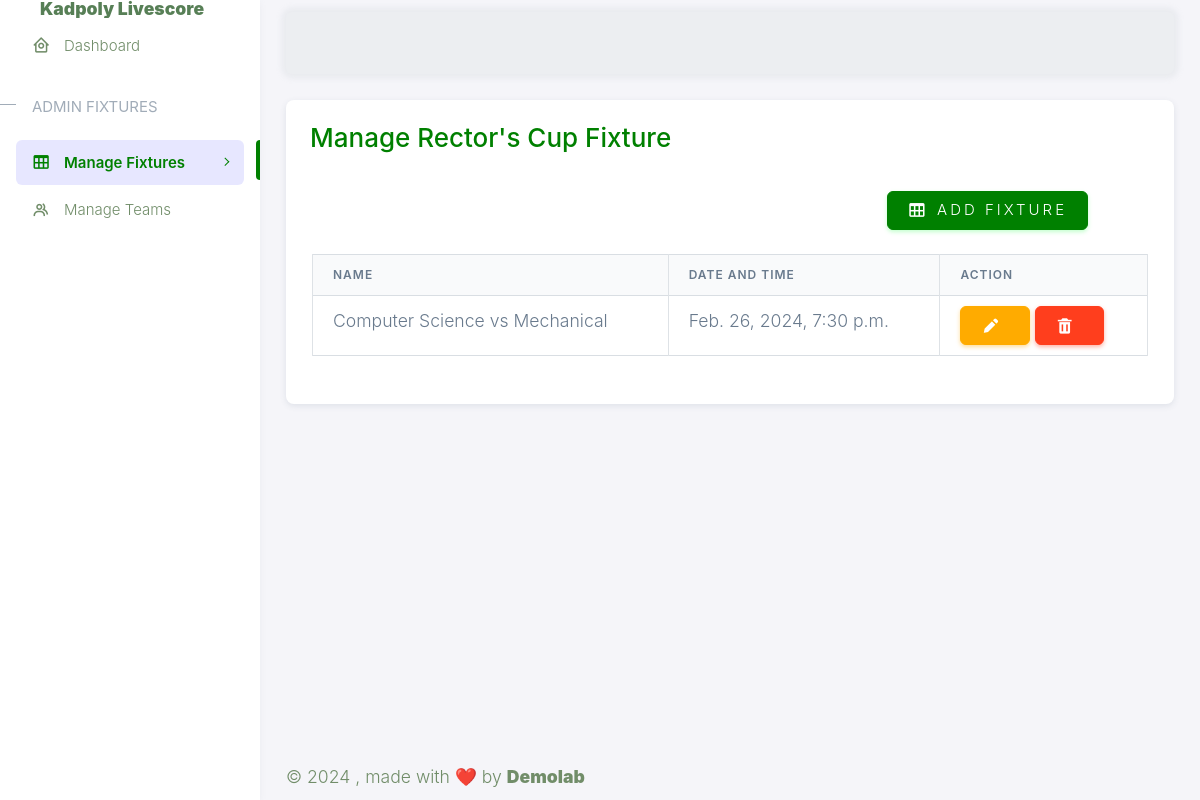
/fixtures/rector-cup/ (signed in), run on the app's committed database.
### scores_fixtures/models.py (models this page shows, shortened)
class Fixture(models.Model):
    tournament = models.ForeignKey(Tournament, on_delete=models.CASCADE)
    home_team = models.ForeignKey(Team, related_name='home_team', on_delete=models.CASCADE)
    away_team = models.ForeignKey(Team, related_name='away_team', on_delete=models.CASCADE)
    match_date_time = models.DateTimeField()

### tournament/models.py (models this page shows, shortened)
class Team(models.Model):
    team_id = models.UUIDField(default=uuid.uuid4, primary_key=True, unique=True)
    deptName = models.OneToOneField(Department, on_delete=models.CASCADE)
    coach = models.CharField(max_length=30)
    tournaments = models.ManyToManyField(Tournament, related_name='tournaments', blank=True)
    def __str__(self):
        return self.deptName.deptName

class Department(models.Model):
    deptName = models.CharField(max_length=50, unique=True)

### scores_fixtures/views.py (the view, shortened to what this page needs)
# urls.py: path('fixtures/<str:template_name>/', FixturesView.as_view(), name='fixtures'),
class FixturesView(LoginRequiredMixin, SuccessMessageMixin, TemplateView, ListView, FormView):
    login_url = "auth:login"
    model = Fixture
    context_object_name = "rector"
    template_name = "scores_fixtures/rector_fixtures.html"
    object_list = Fixture.objects.all()
    success_message = "Fixtures Added"
    form_class = FixturesForm
    def get_template_names(self):
        template_name = self.kwargs.get('template_name')
        if template_name == 'rector-cup':
            return ["scores_fixtures/rector_fixtures.html"]
        elif template_name == 'departmental':
            return ["scores_fixtures/departmental_fixtures.html"]
        else:
            return ["utils/404.html"]
    def get_context_data(self, **kwargs):
        context = super().get_context_data(**kwargs)
        form = self.form_class()
        form.fields['tournament'].required = False
        template_name = self.kwargs['template_name']
        if template_name == "rector-cup":
            tournament = Tournament.objects.get(name="rector_cup")
            form.fields['home_team'].queryset = Team.objects.filter(tournaments = tournament)
            form.fields['away_team'].queryset = Team.objects.filter(tournaments = tournament)
        elif template_name == "departmental":
            tournament = Tournament.objects.get(name="departmental")
            form.fields['home_team'].queryset = Team.objects.filter(tournaments = tournament)
            form.fields['away_team'].queryset = Team.objects.filter(tournaments = tournament)
        if self.kwargs['template_name'] == "rector-cup":
            context["rector_fixture"] = Fixture.objects.filter(tournament__name = "rector_cup")
        elif self.kwargs['template_name'] == "departmental":
            context["dept_fixture"] = Fixture.objects.filter(tournament__name = "departmental")
        context['form'] = form
        context['template_name'] = template_name
        return context
    def get(self, request, *args, **kwargs):
        context = self.get_context_data(**kwargs)
        return self.render_to_response(context)

### templates/scores_fixtures/rector_fixtures.html (shortened to what this page needs)
{% extends 'base.html' %}
{% load static %}
{% block head %}{% include 'utils/auth_head.html' %}
{% endblock head %}
{% block body %}
    <div class="layout-wrapper layout-content-navbar">
      <div class="layout-container">
        {% block aside %}{% include 'utils/aside.html' %}{% endblock aside %}
        <div class="layout-page">
          {% include 'utils/nav.html' %}
          <div class="content-wrapper">
            <div class="container-xxl flex-grow-1 container-p-y">
              <div class="row">
                <div class="col-lg-12 mb-4 order-0">
                  <div class="card">
                    <div class="d-flex align-items-end row">
                      <div class="col-sm-7">
                        <div class="card-body">
                          <h3 class="card-title text-primary">Manage Rector's Cup Fixture</h3>
                        </div>
                      </div>
                    </div>
                    <div class="container">
                      <div class="row mb-4 justify-content-end">
                        <div class="col-md-4 ml-auto">
                          <button type="button" class="btn btn-primary" data-toggle="modal" data-target="#modalSamp"><i class="menu-icon tf-icons bx bx-table"></i>Add Fixture</button>
                        </div>
                      </div>
                        <div class="row mb-5">
                          <div class="col-md-12">
                            {% if rector_fixture %}
                            <table class="table table-bordered table-striped">
                              <tr>
                                <th>NAME</th>
                                <th>DATE AND TIME</th>
                                <th>ACTION</th>
                              </tr>
                              {% for rector in rector_fixture %}
                                <tr>
                                  <td>
                                    {{rector.home_team}} vs {{rector.away_team}}
                                  </td>
                                  <td>{{rector.match_date_time}}</td>
                                  <td>
                                    <a href="{% url 'scores:update_fixture' template_name rector.id %}" class="btn btn-warning"><i class="menu-icon tf-icons bx bxs-pencil"></i></a>
                                    <button type="button" class="btn btn-danger" data-toggle="modal" data-target="#delete{{forloop.counter}}"><i class="menu-icon tf-icons bx bxs-trash"></i></button>
                                  </td>
                                </tr>
                              {% endfor %}
                              </table>
                            {% else %}
                            <div class="col text-center">
                              <h4 class="">No FIXTURES FOR THE RECTOR'S CUP</h4>
                          </div>
                            {% endif %}
                          </div>
                        </div>
                      </div>
                  </div>
                </div>
                </div>
            </div>
            {% include 'utils/footer.html' %}
          </div>
        </div>
      </div>
    </div>
{% endblock body %}

### static/assets/css/style.css (style rules this page uses)
body { line-height: 1.7; color: #4d4d4d; font-weight: 300; font-size: 1.1rem; }
a { -webkit-transition: .3s all ease; -o-transition: .3s all ease; transition: .3s all ease; }
.btn { text-transform: uppercase; position: relative; -webkit-transition: 0.2s all ease-in-out !important; -o-transition: 0.2s all ease-in-out !important; transition: 0.2s all ease-in-out !important; top: 0; letter-spacing: .05em; }
.btn.btn-primary { font-weight: 300; letter-spacing: .2em; }

### data on the page
Fixture: home_team "Computer Science", away_team "Mechanical", match_date_time "Feb. 26, 2024, 7:30 p.m."
